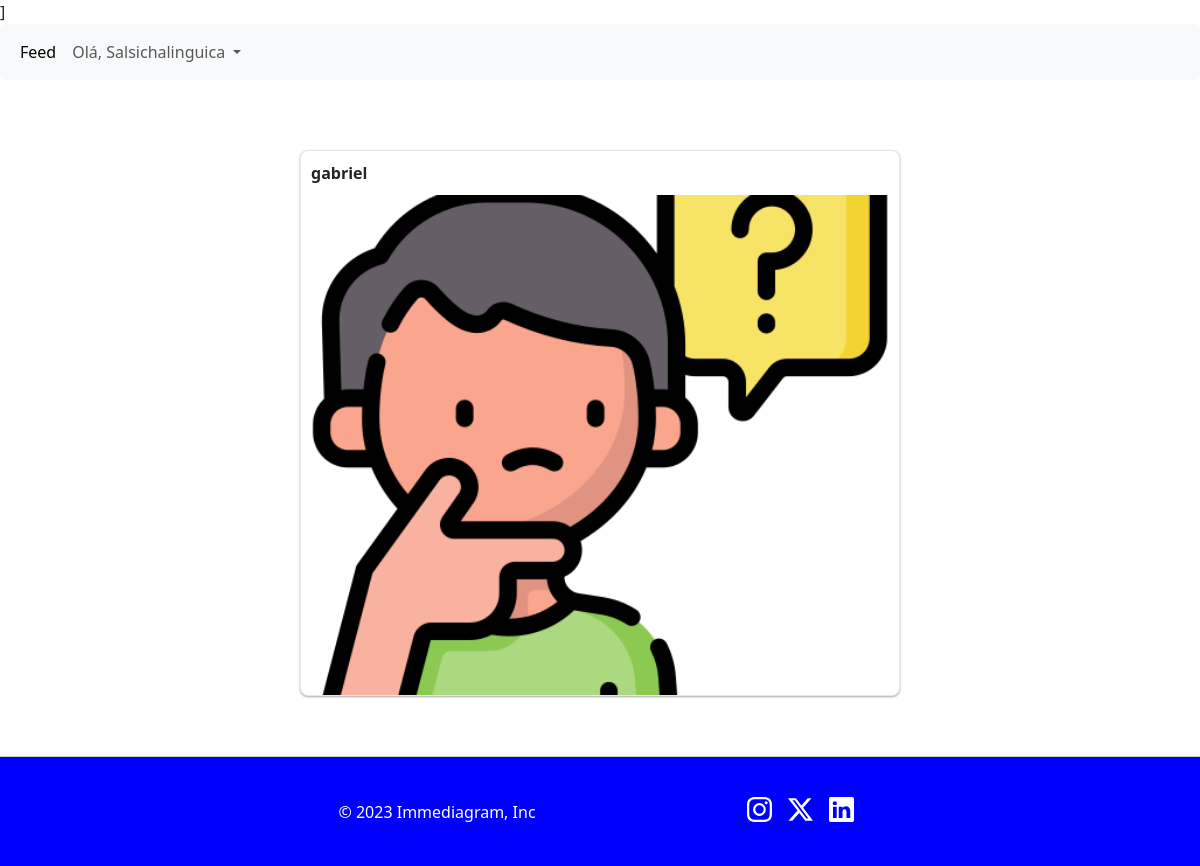
/feed (signed in), run on the app's committed database.
### app_imediagram/models.py (models this page shows)
class Usuario(database.Model, UserMixin):
    id = database.Column(database.Integer, primary_key=True)
    username = database.Column(database.String, nullable=False)
    email = database.Column(database.String, nullable=False, unique=True)
    senha = database.Column(database.String, nullable=False)
    fotos = database.relationship("Foto", backref="usuario", lazy=True)

class Foto(database.Model):
    id = database.Column(database.Integer, primary_key=True)
    imagem = database.Column(database.String, default="default.png")
    data_criacao = database.Column(database.DateTime, nullable=False, default=datetime.utcnow())
    id_usuario = database.Column(database.Integer, database.ForeignKey('usuario.id'), nullable=False)

### app_imediagram/routes.py (the view)
@app.route("/feed")
@login_required
def feed():
    fotos = Foto.query.order_by(Foto.data_criacao.desc()).all()
    usuario = current_user
    return render_template("feed.html", fotos=fotos, usuario=usuario)

### app_imediagram/models.py (called while the page is built)
@login_manager.user_loader
def load_usuario(id_usuario):
    return Usuario.query.get(int(id_usuario))

### app_imediagram/templates/feed.html (shortened to what this page needs)
{% extends('homepage.html') %}
{% block content %}
<div class="photo-feed-container">
    <div class="photo-feed">
        {% for foto in fotos %}
        <div class="photo-item">
            <p>{{ foto.usuario.username }}</p>
            <img class="photo" src="{{ url_for('static', filename='fotos_posts/' + foto.imagem) }}"
                 alt="Photo">
        </div>
        {% endfor %}
    </div>
</div>
{% endblock %}

### app_imediagram/templates/navbar.html (shortened to what this page needs)
<nav class="navbar navbar-expand-lg bg-body-tertiary rounded">
      <div class="container-fluid">
        <div class="collapse navbar-collapse d-lg-flex" id="navbarsExample11">
          <ul class="navbar-nav col-lg-6">
            <li class="nav-item">
              <a class="nav-link active" aria-current="page" href={{ url_for('feed') }}>Feed</a>
            </li>
             <li class="nav-item dropdown">
            <a class="nav-link dropdown-toggle text-capitalize" href="#" data-bs-toggle="dropdown" aria-expanded="false">Olá, {{ usuario.username }} </a>
          </li>
          </ul>
        </div>
      </div>
    </nav>
</body>
</html>

### app_imediagram/static/css/sign-in.css (style rules this page uses)
html, body { height: 100%; }

### app_imediagram/static/css/feed.css (style rules this page uses)
.photo-feed-container { max-width: 600px; margin: 0 auto; padding-top: 50px; }
.photo-feed { list-style: none; padding: 0px; margin: 0; display: flex; flex-wrap: wrap; justify-content: center; width: 100%; padding-bottom: 150px; }
.photo-item { width: 100%; margin-bottom: 20px; background-color: #fff; border: 1px solid #e6e6e6; border-radius: 8px; box-shadow: 0 1px 3px rgba(0, 0, 0, 0.12), 0 1px 2px rgba(0, 0, 0, 0.24); transition: transform 0.2s ease-in-out; text-align: center; display: flex; flex-direction: column; }
.photo-item .photo { max-width: 100%; height: 500px; border-radius: 8px 8px 0 0; object-fit: cover; }
.photo-item p:nth-child(1) { font-weight: bold; margin: 10px 10px; text-align: left; }

### app_imediagram/static/css/navbars.css (style rules this page uses)
body { padding-bottom: 20px; }
.navbar { margin-bottom: 20px; }

### data on the page
Usuario: username "Salsichalinguica"
Foto: usuario.username "gabriel", imagem (picture)
